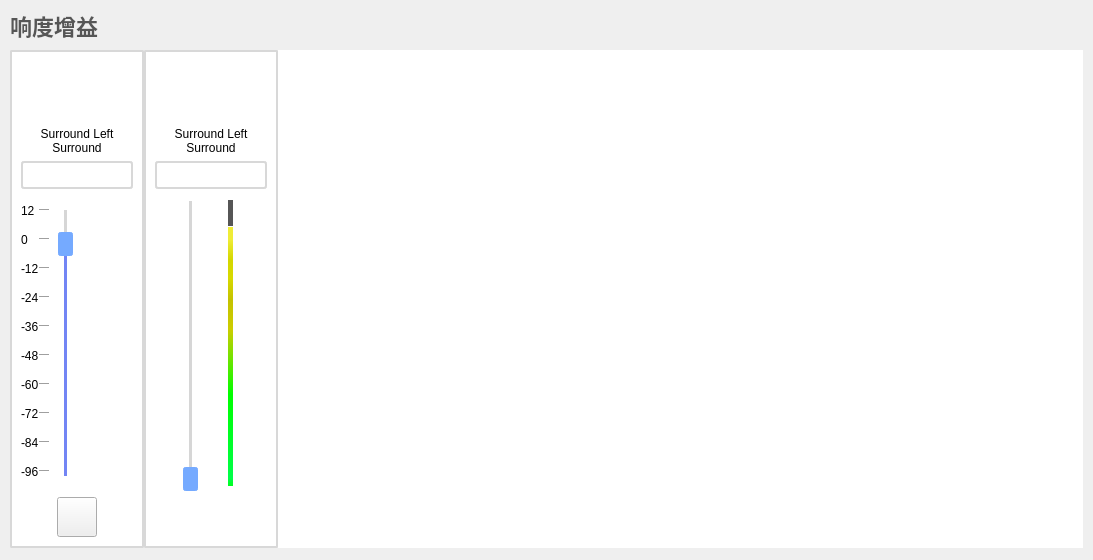
<?xml version="1.0" encoding="UTF-8"?>
<ui version="4.0">
 <class>LoudnessGain</class>
 <widget class="QWidget" name="LoudnessGain">
  <property name="geometry">
   <rect>
    <x>0</x>
    <y>0</y>
    <width>1093</width>
    <height>560</height>
   </rect>
  </property>
  <property name="windowTitle">
   <string>Loudness Gain</string>
  </property>
  <layout class="QVBoxLayout" name="verticalLayout" stretch="1,10">
   <property name="spacing">
    <number>0</number>
   </property>
   <property name="leftMargin">
    <number>10</number>
   </property>
   <property name="topMargin">
    <number>0</number>
   </property>
   <property name="rightMargin">
    <number>10</number>
   </property>
   <property name="bottomMargin">
    <number>12</number>
   </property>
   <item>
    <widget class="QLabel" name="label">
     <property name="styleSheet">
      <string notr="true">QLabel
{
	font-family: 'PingFang SC';
	font-style: normal;
	font-weight: 500;
	font-size: 22px;
	line-height: 30px;
	color: #565656;
}</string>
     </property>
     <property name="text">
      <string>响度增益</string>
     </property>
    </widget>
   </item>
   <item>
    <widget class="QFrame" name="frame">
     <property name="frameShape">
      <enum>QFrame::NoFrame</enum>
     </property>
     <property name="frameShadow">
      <enum>QFrame::Plain</enum>
     </property>
     <layout class="QHBoxLayout" name="horizontalLayout">
      <property name="spacing">
       <number>0</number>
      </property>
      <property name="leftMargin">
       <number>0</number>
      </property>
      <property name="topMargin">
       <number>0</number>
      </property>
      <property name="rightMargin">
       <number>0</number>
      </property>
      <property name="bottomMargin">
       <number>0</number>
      </property>
      <item>
       <widget class="QFrame" name="frame_2">
        <property name="maximumSize">
         <size>
          <width>134</width>
          <height>16777215</height>
         </size>
        </property>
        <property name="layoutDirection">
         <enum>Qt::LeftToRight</enum>
        </property>
        <property name="styleSheet">
         <string notr="true">QLabel#total_output_icon_label {
	min-width: 60px;
	max-width: 60px;
	max-height: 60px;
	min-height: 60px;
    border-image: url(:/icon/horn_icon.png);
}

QLabel#text_label {
	width: 77px;
	height: 28px;

	font-family: 'PingFang SC';
	font-style: normal;
	font-weight: 400;
	font-size: 12px;
	line-height: 14px;
}

QPushButton#total_output_play_button
{
	border-image: url(:/icon/play_icon.svg);
}

QPushButton::checked#total_output_play_button
{
	border-image: url(:/icon/speaker_play_stop_icon.svg);
}

QLineEdit#total_output_volume_lineEdit
{
	height: 24px;  
	border: 2px solid rgb(216, 216, 216);
	border-radius: 3px;	
	background: #ffffff; 
	color: #636468;
}

QSlider::groove:vertical {    
	border-style: solid;    
	background: rgb(0,0,0); 
}

QSlider::add-page:vertical {    
	border: 6px solid #ffffff;
	background: rgb(115, 133, 244);    
}

QSlider::sub-page:vertical {    
	border: 6px solid #ffffff;    
    background: #D6D6D6;    
}

QSlider::handle:vertical {    
	background: rgb(117, 170, 255);    
	width: 20px;    
	height: 20px;  
    border-radius: 3px;	
	border: 2px solid rgb(117, 170, 255);
}

QSlider::handle::hover:vertical { 
	background: rgb(117, 170, 255);    
	width: 20px;    
	height: 20px;  
    border-radius: 3px;	
	border: 2px solid rgb(117, 170, 255);
}

QFrame#frame_2
{
	border: 2px solid #D8D8D8;
	border-radius: 2px;
	background: rgb(255, 255, 255);  
}</string>
        </property>
        <property name="frameShape">
         <enum>QFrame::StyledPanel</enum>
        </property>
        <property name="frameShadow">
         <enum>QFrame::Raised</enum>
        </property>
        <layout class="QGridLayout" name="gridLayout_9">
         <item row="5" column="0">
          <widget class="QFrame" name="frame_6">
           <property name="frameShape">
            <enum>QFrame::NoFrame</enum>
           </property>
           <property name="frameShadow">
            <enum>QFrame::Plain</enum>
           </property>
           <layout class="QHBoxLayout" name="horizontalLayout_4">
            <property name="topMargin">
             <number>0</number>
            </property>
            <property name="bottomMargin">
             <number>0</number>
            </property>
            <item>
             <widget class="QPushButton" name="total_output_play_button">
              <property name="minimumSize">
               <size>
                <width>40</width>
                <height>40</height>
               </size>
              </property>
              <property name="maximumSize">
               <size>
                <width>40</width>
                <height>40</height>
               </size>
              </property>
              <property name="focusPolicy">
               <enum>Qt::StrongFocus</enum>
              </property>
              <property name="text">
               <string/>
              </property>
              <property name="checkable">
               <bool>true</bool>
              </property>
             </widget>
            </item>
           </layout>
          </widget>
         </item>
         <item row="0" column="0">
          <widget class="QFrame" name="frame_4">
           <property name="frameShape">
            <enum>QFrame::NoFrame</enum>
           </property>
           <property name="frameShadow">
            <enum>QFrame::Plain</enum>
           </property>
           <layout class="QHBoxLayout" name="horizontalLayout_2">
            <property name="topMargin">
             <number>0</number>
            </property>
            <property name="bottomMargin">
             <number>0</number>
            </property>
            <item>
             <widget class="QLabel" name="total_output_icon_label">
              <property name="text">
               <string/>
              </property>
             </widget>
            </item>
           </layout>
          </widget>
         </item>
         <item row="2" column="0">
          <widget class="QLineEdit" name="total_output_volume_lineEdit"/>
         </item>
         <item row="1" column="0">
          <widget class="QLabel" name="text_label">
           <property name="text">
            <string>Surround Left Surround</string>
           </property>
           <property name="alignment">
            <set>Qt::AlignCenter</set>
           </property>
           <property name="wordWrap">
            <bool>true</bool>
           </property>
          </widget>
         </item>
         <item row="3" column="0">
          <widget class="QFrame" name="frame_5">
           <property name="frameShape">
            <enum>QFrame::NoFrame</enum>
           </property>
           <property name="frameShadow">
            <enum>QFrame::Plain</enum>
           </property>
           <layout class="QHBoxLayout" name="horizontalLayout_8">
            <property name="spacing">
             <number>0</number>
            </property>
            <property name="leftMargin">
             <number>0</number>
            </property>
            <property name="topMargin">
             <number>0</number>
            </property>
            <property name="rightMargin">
             <number>0</number>
            </property>
            <property name="bottomMargin">
             <number>0</number>
            </property>
            <item>
             <widget class="QFrame" name="frame_11">
              <property name="frameShape">
               <enum>QFrame::NoFrame</enum>
              </property>
              <property name="frameShadow">
               <enum>QFrame::Plain</enum>
              </property>
              <layout class="QGridLayout" name="gridLayout">
               <property name="leftMargin">
                <number>0</number>
               </property>
               <property name="topMargin">
                <number>0</number>
               </property>
               <property name="rightMargin">
                <number>0</number>
               </property>
               <property name="bottomMargin">
                <number>0</number>
               </property>
               <property name="horizontalSpacing">
                <number>0</number>
               </property>
               <item row="2" column="0">
                <widget class="QLabel" name="label_3">
                 <property name="text">
                  <string>-12</string>
                 </property>
                </widget>
               </item>
               <item row="3" column="0">
                <widget class="QLabel" name="label_4">
                 <property name="text">
                  <string>-24</string>
                 </property>
                </widget>
               </item>
               <item row="4" column="0">
                <widget class="QLabel" name="label_5">
                 <property name="text">
                  <string>-36</string>
                 </property>
                </widget>
               </item>
               <item row="1" column="0">
                <widget class="QLabel" name="label_6">
                 <property name="text">
                  <string>0</string>
                 </property>
                </widget>
               </item>
               <item row="8" column="0">
                <widget class="QLabel" name="label_9">
                 <property name="text">
                  <string>-84</string>
                 </property>
                </widget>
               </item>
               <item row="1" column="1">
                <widget class="Line" name="line_2">
                 <property name="orientation">
                  <enum>Qt::Horizontal</enum>
                 </property>
                </widget>
               </item>
               <item row="6" column="0">
                <widget class="QLabel" name="label_7">
                 <property name="text">
                  <string>-60</string>
                 </property>
                </widget>
               </item>
               <item row="5" column="0">
                <widget class="QLabel" name="label_8">
                 <property name="text">
                  <string>-48</string>
                 </property>
                </widget>
               </item>
               <item row="7" column="0">
                <widget class="QLabel" name="label_10">
                 <property name="text">
                  <string>-72</string>
                 </property>
                </widget>
               </item>
               <item row="0" column="1">
                <widget class="Line" name="line">
                 <property name="minimumSize">
                  <size>
                   <width>10</width>
                   <height>0</height>
                  </size>
                 </property>
                 <property name="orientation">
                  <enum>Qt::Horizontal</enum>
                 </property>
                </widget>
               </item>
               <item row="0" column="0">
                <widget class="QLabel" name="label_11">
                 <property name="text">
                  <string>12</string>
                 </property>
                </widget>
               </item>
               <item row="9" column="0">
                <widget class="QLabel" name="label_12">
                 <property name="text">
                  <string>-96</string>
                 </property>
                </widget>
               </item>
               <item row="2" column="1">
                <widget class="Line" name="line_3">
                 <property name="orientation">
                  <enum>Qt::Horizontal</enum>
                 </property>
                </widget>
               </item>
               <item row="3" column="1">
                <widget class="Line" name="line_4">
                 <property name="orientation">
                  <enum>Qt::Horizontal</enum>
                 </property>
                </widget>
               </item>
               <item row="4" column="1">
                <widget class="Line" name="line_5">
                 <property name="orientation">
                  <enum>Qt::Horizontal</enum>
                 </property>
                </widget>
               </item>
               <item row="5" column="1">
                <widget class="Line" name="line_6">
                 <property name="orientation">
                  <enum>Qt::Horizontal</enum>
                 </property>
                </widget>
               </item>
               <item row="6" column="1">
                <widget class="Line" name="line_7">
                 <property name="orientation">
                  <enum>Qt::Horizontal</enum>
                 </property>
                </widget>
               </item>
               <item row="7" column="1">
                <widget class="Line" name="line_8">
                 <property name="orientation">
                  <enum>Qt::Horizontal</enum>
                 </property>
                </widget>
               </item>
               <item row="8" column="1">
                <widget class="Line" name="line_9">
                 <property name="orientation">
                  <enum>Qt::Horizontal</enum>
                 </property>
                </widget>
               </item>
               <item row="9" column="1">
                <widget class="Line" name="line_10">
                 <property name="orientation">
                  <enum>Qt::Horizontal</enum>
                 </property>
                </widget>
               </item>
              </layout>
             </widget>
            </item>
            <item>
             <widget class="QFrame" name="frame_10">
              <property name="frameShape">
               <enum>QFrame::NoFrame</enum>
              </property>
              <property name="frameShadow">
               <enum>QFrame::Plain</enum>
              </property>
              <layout class="QHBoxLayout" name="horizontalLayout_3">
               <item>
                <widget class="QSlider" name="total_output_slider">
                 <property name="minimum">
                  <number>-96</number>
                 </property>
                 <property name="maximum">
                  <number>12</number>
                 </property>
                 <property name="orientation">
                  <enum>Qt::Vertical</enum>
                 </property>
                 <property name="tickPosition">
                  <enum>QSlider::NoTicks</enum>
                 </property>
                 <property name="tickInterval">
                  <number>6</number>
                 </property>
                </widget>
               </item>
              </layout>
             </widget>
            </item>
            <item>
             <spacer name="horizontalSpacer">
              <property name="orientation">
               <enum>Qt::Horizontal</enum>
              </property>
              <property name="sizeHint" stdset="0">
               <size>
                <width>31</width>
                <height>20</height>
               </size>
              </property>
             </spacer>
            </item>
           </layout>
          </widget>
         </item>
        </layout>
       </widget>
      </item>
      <item>
       <widget class="QFrame" name="frame_3">
        <property name="maximumSize">
         <size>
          <width>134</width>
          <height>16777215</height>
         </size>
        </property>
        <property name="layoutDirection">
         <enum>Qt::LeftToRight</enum>
        </property>
        <property name="styleSheet">
         <string notr="true">QLabel#total_input_icon_label {
	min-width: 60px;
	max-width: 60px;
	max-height: 60px;
	min-height: 60px;
    border-image: url(:/icon/microphone_icon_2.png);
}

QLabel#text_label_2 {
	width: 77px;
	height: 28px;

	font-family: 'PingFang SC';
	font-style: normal;
	font-weight: 400;
	font-size: 12px;
	line-height: 14px;
}

QPushButton#total_input_play_button
{
	background: #ffffff; 
}

QLineEdit#total_input_volume_lineEdit
{
	height: 24px;  
	border: 2px solid rgb(216, 216, 216);
	border-radius: 3px;	
	background: #ffffff; 
	color: #636468;
}

QFrame#frame_3
{
	border: 2px solid #D8D8D8;
	border-radius: 2px;
	background: rgb(255, 255, 255);  
}</string>
        </property>
        <property name="frameShape">
         <enum>QFrame::StyledPanel</enum>
        </property>
        <property name="frameShadow">
         <enum>QFrame::Raised</enum>
        </property>
        <layout class="QGridLayout" name="gridLayout_10">
         <item row="2" column="0">
          <widget class="QLineEdit" name="total_input_volume_lineEdit"/>
         </item>
         <item row="1" column="0">
          <widget class="QLabel" name="text_label_2">
           <property name="text">
            <string>Surround Left Surround</string>
           </property>
           <property name="alignment">
            <set>Qt::AlignCenter</set>
           </property>
           <property name="wordWrap">
            <bool>true</bool>
           </property>
          </widget>
         </item>
         <item row="0" column="0">
          <widget class="QFrame" name="frame_7">
           <property name="frameShape">
            <enum>QFrame::NoFrame</enum>
           </property>
           <property name="frameShadow">
            <enum>QFrame::Plain</enum>
           </property>
           <layout class="QHBoxLayout" name="horizontalLayout_5">
            <property name="topMargin">
             <number>0</number>
            </property>
            <property name="bottomMargin">
             <number>0</number>
            </property>
            <item>
             <widget class="QLabel" name="total_input_icon_label">
              <property name="text">
               <string/>
              </property>
             </widget>
            </item>
           </layout>
          </widget>
         </item>
         <item row="4" column="0">
          <widget class="QFrame" name="frame_8">
           <property name="frameShape">
            <enum>QFrame::NoFrame</enum>
           </property>
           <property name="frameShadow">
            <enum>QFrame::Plain</enum>
           </property>
           <layout class="QHBoxLayout" name="horizontalLayout_6">
            <property name="topMargin">
             <number>0</number>
            </property>
            <property name="bottomMargin">
             <number>0</number>
            </property>
            <item>
             <widget class="QLabel" name="label_2">
              <property name="minimumSize">
               <size>
                <width>40</width>
                <height>40</height>
               </size>
              </property>
              <property name="maximumSize">
               <size>
                <width>40</width>
                <height>40</height>
               </size>
              </property>
              <property name="text">
               <string/>
              </property>
             </widget>
            </item>
           </layout>
          </widget>
         </item>
         <item row="3" column="0">
          <widget class="QFrame" name="frame_9">
           <property name="frameShape">
            <enum>QFrame::NoFrame</enum>
           </property>
           <property name="frameShadow">
            <enum>QFrame::Plain</enum>
           </property>
           <layout class="QHBoxLayout" name="horizontalLayout_7">
            <property name="topMargin">
             <number>0</number>
            </property>
            <property name="bottomMargin">
             <number>0</number>
            </property>
            <item>
             <widget class="QSlider" name="TotalInputGainDBSlider">
              <property name="styleSheet">
               <string notr="true">QSlider::groove:vertical {    
	border-style: solid;    
	background: rgb(0,0,0); 
}

QSlider::add-page:vertical {    
	border: 6px solid #ffffff;
	background: rgb(115, 133, 244);    
}

QSlider::sub-page:vertical {    
	border: 6px solid #ffffff;    
    background: #D6D6D6;    
}

QSlider::handle:vertical {    
	background: rgb(117, 170, 255);    
	width: 20px;    
	height: 20px;  
    border-radius: 3px;	
	border: 2px solid rgb(117, 170, 255);
}

QSlider::handle::hover:vertical { 
	background: rgb(117, 170, 255);    
	width: 20px;    
	height: 20px;  
    border-radius: 3px;	
	border: 2px solid rgb(117, 170, 255);
}</string>
              </property>
              <property name="maximum">
               <number>54</number>
              </property>
              <property name="orientation">
               <enum>Qt::Vertical</enum>
              </property>
              <property name="tickPosition">
               <enum>QSlider::NoTicks</enum>
              </property>
              <property name="tickInterval">
               <number>6</number>
              </property>
             </widget>
            </item>
            <item>
             <widget class="QSlider" name="TotalInputLoudnessSlider">
              <property name="enabled">
               <bool>false</bool>
              </property>
              <property name="mouseTracking">
               <bool>true</bool>
              </property>
              <property name="styleSheet">
               <string notr="true">QSlider::groove:vertical {    
	border: 5px solid #242424;

	background: rgb(0,0,0); 
}

QSlider::add-page:vertical {    
	border: 5px solid #ffffff;
	background: qlineargradient(spread:pad, x1:0, y1:1, x2:0, y2:0, stop:0 rgba(0, 255, 0, 255), stop:0.05 rgba(0, 255, 73, 255), stop:0.36 rgba(0, 255, 0, 255), stop:0.60199 rgba(206, 206, 0, 253), stop:0.711443 rgba(196, 194, 0, 255), stop:0.791045 rgba(215, 217, 0, 255), stop:0.86 rgba(212, 215, 0, 255), stop:0.935323 rgba(239, 236, 55, 255));    
}

QSlider::sub-page:vertical {    
	border: 5px solid #ffffff;
    background: #565656;    

}

QSlider::handle:vertical {    
	background: #565656;    
	border: 5px solid #565656;
}

QSlider::handle::hover:vertical { 
	background: #565656;    
	border: 5px solid #565656;
}</string>
              </property>
              <property name="maximum">
               <number>54</number>
              </property>
              <property name="value">
               <number>50</number>
              </property>
              <property name="orientation">
               <enum>Qt::Vertical</enum>
              </property>
             </widget>
            </item>
           </layout>
          </widget>
         </item>
        </layout>
       </widget>
      </item>
      <item>
       <widget class="QScrollArea" name="LoudnessGainScrollArea">
        <property name="frameShape">
         <enum>QFrame::NoFrame</enum>
        </property>
        <property name="frameShadow">
         <enum>QFrame::Plain</enum>
        </property>
        <property name="widgetResizable">
         <bool>true</bool>
        </property>
        <widget class="QWidget" name="LoudnessGainScrollAreaWidget">
         <property name="enabled">
          <bool>true</bool>
         </property>
         <property name="geometry">
          <rect>
           <x>0</x>
           <y>0</y>
           <width>805</width>
           <height>516</height>
          </rect>
         </property>
         <property name="styleSheet">
          <string notr="true">QWidget
{
	background: #ffffff;
}</string>
         </property>
         <layout class="QHBoxLayout" name="horizontalLayout_9">
          <property name="spacing">
           <number>0</number>
          </property>
          <property name="leftMargin">
           <number>0</number>
          </property>
          <property name="topMargin">
           <number>0</number>
          </property>
          <property name="rightMargin">
           <number>0</number>
          </property>
          <property name="bottomMargin">
           <number>0</number>
          </property>
          <item>
           <layout class="QHBoxLayout" name="LoudnessGainScrollAreaWidgetLayout">
            <property name="spacing">
             <number>0</number>
            </property>
           </layout>
          </item>
         </layout>
        </widget>
       </widget>
      </item>
     </layout>
    </widget>
   </item>
  </layout>
 </widget>
 <resources/>
 <connections/>
</ui>
